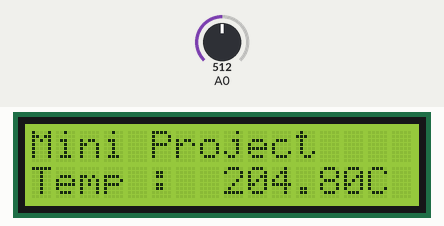
Recording of a sketch running on a simulated Arduino Uno, built with avr-gcc and run on an emulated ATmega328P. Parts: 16×2 character LCD. The inputs (shaded band) are chosen by the test bench; at power-on: A0 = 512.

Above: at 1.2 s.
1.3 s: A0 set to 716
At 2.1 s:
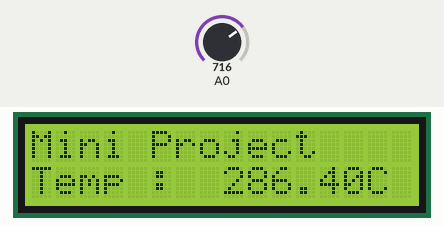
2.8 s: A0 set to 900
At 3.6 s:
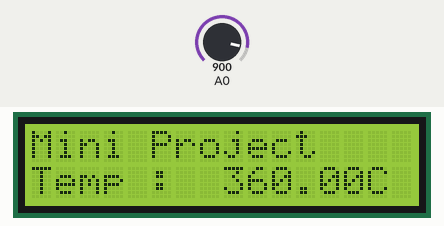
4.3 s: A0 set to 1023
At 5.0 s:
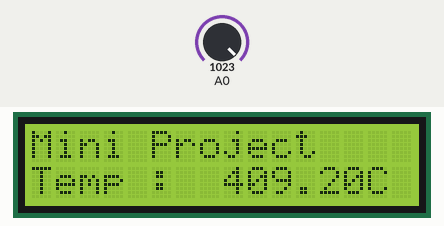
Timing chart, 0 to 7.3 s (numbered marks = the images above; inputs shaded):
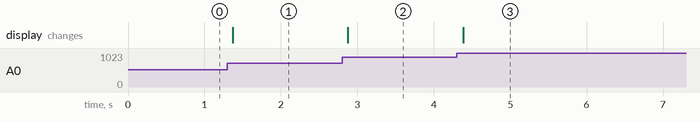

The sketch:

lm35.ino
```cpp
#include <LiquidCrystal_I2C.h>

#include <Wire.h>
LiquidCrystal_I2C lcd(0x3f,16,2);
int value =0;
float voltage=0;
float temp=0;


void setup()
{
lcd.init();
lcd.backlight();
lcd.setCursor(0,0);
lcd.print("Mini Project");
}
void loop()
{
value=analogRead(A0);
voltage=value*0.00400;
temp=voltage*100;
lcd.setCursor(0, 1);
lcd.print("Temp : ");
lcd.setCursor(8,1);
lcd.print(temp);
lcd.setCursor(14,1);
lcd.print("C");
delay(100);
}
```

Measured:
- after the input at 1.3 s, the display: changes after 0.07 s (image 1)
- after the input at 2.8 s, the display: changes after 0.08 s (image 2)
- after the input at 4.3 s, the display: changes after 0.08 s (image 3)
